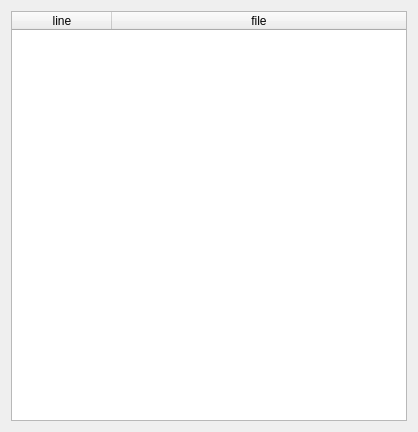
<?xml version="1.0" encoding="UTF-8"?>
<ui version="4.0">
 <class>BreakPoints</class>
 <widget class="QWidget" name="BreakPoints">
  <property name="geometry">
   <rect>
    <x>0</x>
    <y>0</y>
    <width>418</width>
    <height>432</height>
   </rect>
  </property>
  <layout class="QVBoxLayout" name="verticalLayout">
   <item>
    <widget class="QTableWidget" name="breakPointsTable">
     <attribute name="horizontalHeaderStretchLastSection">
      <bool>true</bool>
     </attribute>
     <attribute name="verticalHeaderVisible">
      <bool>false</bool>
     </attribute>
     <attribute name="verticalHeaderStretchLastSection">
      <bool>false</bool>
     </attribute>
     <column>
      <property name="text">
       <string>line</string>
      </property>
     </column>
     <column>
      <property name="text">
       <string>file</string>
      </property>
     </column>
    </widget>
   </item>
  </layout>
 </widget>
 <resources/>
 <connections/>
</ui>
